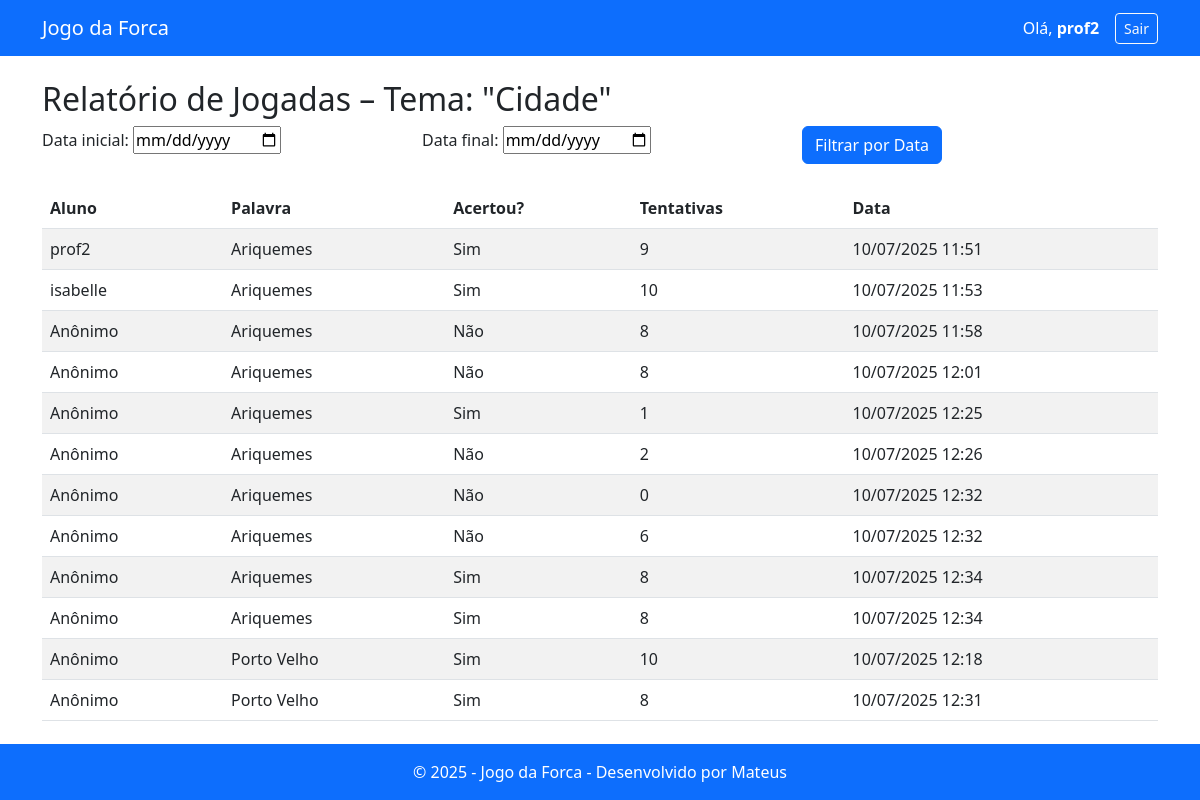
The app's page /professor/relatorio/?tema=2 (signed in) with its own data.
### jogo/models.py (models this page shows, shortened)
class Tema(models.Model):
    nome = models.CharField(max_length=100)
    criado_por = models.ForeignKey(User, on_delete=models.CASCADE, related_name="temas_criados")
    criado_em = models.DateTimeField(auto_now_add=True)

class Partida(models.Model):
    palavra = models.ForeignKey(Palavra, on_delete=models.CASCADE)
    aluno = models.ForeignKey(User, on_delete=models.SET_NULL, null=True, blank=True)
    acertou = models.BooleanField(default=False)
    tentativas = models.PositiveIntegerField(default=0)
    data = models.DateTimeField(auto_now_add=True)

class Palavra(models.Model):
    tema = models.ForeignKey(Tema, on_delete=models.CASCADE, related_name="palavras")
    texto = models.CharField(max_length=100)
    dica = models.TextField(blank=True, null=True)
    explicacao = models.TextField(blank=True, null=True)

### jogo/views.py (the view, shortened to what this page needs)
# urls.py: path('professor/relatorio/', RelatorioView.as_view(), name='relatorio'),
class RelatorioView(LoginRequiredMixin, ProfessorRequiredMixin, View):
    def get(self, request):
        tema_id = request.GET.get('tema')
        tema = get_object_or_404(Tema, id=tema_id, criado_por=request.user)
        partidas = Partida.objects.filter(
            palavra__tema=tema
        ).select_related('aluno', 'palavra', 'palavra__tema')
        form = RelatorioForm()
        return render(request, 'jogo/relatorio.html', {
            'form': form,
            'partidas': partidas,
            'tema': tema,
        })

### jogo/forms.py
class RelatorioForm(forms.Form):
    data_inicio = forms.DateField(
        widget=forms.DateInput(attrs={'type': 'date'}),
        required=False,
        label="Data inicial"
    )
    data_fim = forms.DateField(
        widget=forms.DateInput(attrs={'type': 'date'}),
        required=False,
        label="Data final"
    )

### jogo/views.py (called while the page is built)
    def test_func(self):
        return self.request.user.is_authenticated and self.request.user.groups.filter(name='professor').exists()

### jogo/templates/jogo/relatorio.html (shortened to what this page needs)
{% extends 'jogo/base.html' %}
{% block content %}
  <h2>Relatório de Jogadas – Tema: "{{ tema.nome }}"</h2>
  <form method="post" class="mb-4">
    <div class="row">
      <div class="col-md-4">{{ form.data_inicio.label_tag }} {{ form.data_inicio }}</div>
      <div class="col-md-4">{{ form.data_fim.label_tag }} {{ form.data_fim }}</div>
      <div class="col-md-4 d-flex align-items-end">
        <button type="submit" class="btn btn-primary">Filtrar por Data</button>
      </div>
    </div>
  </form>
  {% if partidas %}
    <table class="table table-striped">
      <thead>
        <tr>
          <th>Aluno</th>
          <th>Palavra</th>
          <th>Acertou?</th>
          <th>Tentativas</th>
          <th>Data</th>
        </tr>
      </thead>
      <tbody>
        {% for partida in partidas %}
          <tr>
            <td>{{ partida.aluno.username|default:"Anônimo" }}</td>
            <td>{{ partida.palavra.texto }}</td>
            <td>{{ partida.acertou|yesno:"Sim,Não" }}</td>
            <td>{{ partida.tentativas }}</td>
            <td>{{ partida.data|date:"d/m/Y H:i" }}</td>
          </tr>
        {% endfor %}
      </tbody>
    </table>
  {% elif partidas is not None %}
    <p>Nenhuma partida encontrada para os filtros selecionados.</p>
  {% endif %}
{% endblock %}

### jogo/templates/jogo/base.html (shortened to what this page needs)
{% load static %}
{% load widget_tweaks %}
<!DOCTYPE html>
<html lang="pt-br">
<head>
    <link href="https://cdn.jsdelivr.net/npm/bootstrap@5.3.0/dist/css/bootstrap.min.css" rel="stylesheet" />
</head>
<body>
<nav class="navbar navbar-expand-lg navbar-dark bg-primary">
  <div class="container">
    <a class="navbar-brand" href="{% url 'index' %}">Jogo da Forca</a>
    <div class="collapse navbar-collapse" id="navbarsExample07">
      <ul class="navbar-nav ms-auto mb-2 mb-lg-0 align-items-center">
        {% if user.is_authenticated %}
        <li class="nav-item me-2">
          <span class="nav-link">Olá, <strong>{{ user.username }}</strong></span>
        </li>
        <li class="nav-item">
          <form method="post" action="{% url 'logout' %}" class="d-inline">
            <button type="submit" class="btn btn-outline-light btn-sm">Sair</button>
          </form>
        </li>
        {% endif %}
      </ul>
    </div>
  </div>
</nav>
<main class="container mt-4">
    {% block content %}{% endblock %}
</main>
<footer class="bg-primary text-white text-center py-3">
    <div class="container">
        © 2025 - Jogo da Forca - Desenvolvido por Mateus
    </div>
</footer>
</body>
</html>

### jogo/templates/jogo/base.html (style rules this page uses)
html, body { height: 100%; }
body { display: flex; flex-direction: column; }
main { flex: 1; }
.navbar .nav-link, .navbar span { color: white !important; }

### records on screen
Tema: nome "Cidade"
Partida: aluno.username "prof2", palavra.texto "Ariquemes", acertou "Sim", tentativas "9", data "10/07/2025 11:51"
Partida: aluno.username "isabelle", palavra.texto "Ariquemes", acertou "Sim", tentativas "10", data "10/07/2025 11:53"
Partida: aluno.username "Anônimo", palavra.texto "Ariquemes", acertou "Não", tentativas "8", data "10/07/2025 11:58"
Partida: aluno.username "Anônimo", palavra.texto "Ariquemes", acertou "Não", tentativas "8", data "10/07/2025 12:01"
Partida: aluno.username "Anônimo", palavra.texto "Ariquemes", acertou "Sim", tentativas "1", data "10/07/2025 12:25"
Partida: aluno.username "Anônimo", palavra.texto "Ariquemes", acertou "Não", tentativas "2", data "10/07/2025 12:26"
Partida: aluno.username "Anônimo", palavra.texto "Ariquemes", acertou "Não", tentativas "0", data "10/07/2025 12:32"
Partida: aluno.username "Anônimo", palavra.texto "Ariquemes", acertou "Não", tentativas "6", data "10/07/2025 12:32"
Partida: aluno.username "Anônimo", palavra.texto "Ariquemes", acertou "Sim", tentativas "8", data "10/07/2025 12:34"
Partida: aluno.username "Anônimo", palavra.texto "Ariquemes", acertou "Sim", tentativas "8", data "10/07/2025 12:34"
Partida: aluno.username "Anônimo", palavra.texto "Porto Velho", acertou "Sim", tentativas "10", data "10/07/2025 12:18"
Partida: aluno.username "Anônimo", palavra.texto "Porto Velho", acertou "Sim", tentativas "8", data "10/07/2025 12:31"

### other values on screen
{{ user.username }} "prof2"
